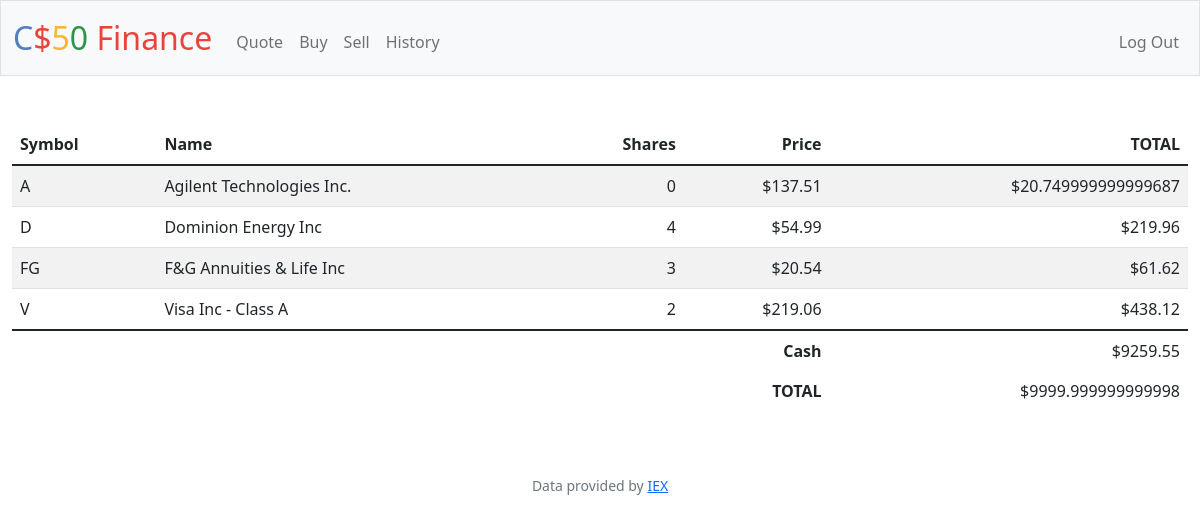
Page / (signed in) on the committed database.
### tables this page shows
CREATE TABLE stocks (id_stock INTEGER PRIMARY KEY AUTOINCREMENT NOT NULL, symbol TEXT NOT NULL, name TEXT NOT NULL, shares NUMERIC NOT NULL, price NUMETIC NOT NULL, total NUMERIC NOT NULL, userid INTEGER NOT NULL, time CURDATE, FOREIGN KEY(userid) REFERENCES users(id));

CREATE TABLE users (id INTEGER PRIMARY KEY AUTOINCREMENT NOT NULL, username TEXT NOT NULL, hash TEXT NOT NULL, cash NUMERIC NOT NULL DEFAULT 10000.00);

### app.py (the view)
@app.route("/")
@login_required
def index():
    if request.method == "POST":
        return render_template("index.html")
    else:
        stocks = db.execute(
            "SELECT symbol, name, shares, price, total, SUM(shares) AS shares, SUM(total) AS total FROM stocks WHERE userid = ? GROUP BY symbol ", session.get("user_id"))
        cash = (db.execute("SELECT cash FROM users WHERE id = ?", session.get("user_id"))[0]['cash'])
        sum = (db.execute("SELECT SUM(total) FROM stocks WHERE userid = ?", session.get("user_id"))[0]['SUM(total)'])
        if isinstance(sum, type(None)):
            return render_template("index.html")
        else:
            total = sum + cash
            return render_template("index.html", stocks=stocks, cash=cash, total=total)

### app.py (called while the page is built)
@app.after_request
def after_request(response):
    response.headers["Cache-Control"] = "no-cache, no-store, must-revalidate"
    response.headers["Expires"] = 0
    response.headers["Pragma"] = "no-cache"
    return response

### helpers.py (called while the page is built)
def login_required(f):
    @wraps(f)
    def decorated_function(*args, **kwargs):
        if session.get("user_id") is None:
            return redirect("/login")
        return f(*args, **kwargs)
    return decorated_function

### templates/index.html (shortened to what this page needs)
{% extends "layout.html" %}
{% block main %}
<table class="table table-striped">
    <thead>
        <tr>
            <th class="text-start">Symbol</th>
            <th class="text-start">Name</th>
            <th class="text-end">Shares</th>
            <th class="text-end">Price</th>
            <th class="text-end">TOTAL</th>
        </tr>
    </thead>
   <tbody>
            {% for stock in stocks %}
            <tr>
                <td class="text-start">{{stock.symbol}}</td>
                <td class="text-start">{{stock.name}}</td>
                <td class="text-end">{{stock.shares}}</td>
                <td class="text-end">${{stock.price}}</td>
                <td class="text-end">${{stock.total}}</td>
            </tr>
        {% endfor %}
    </tbody>
    <tfoot>
        <tr>
            <td class="border-0 fw-bold text-end" colspan="4">Cash</td>
            <td class="border-0 text-end">${{cash}}</td>
        </tr>
        <tr>
            <td class="border-0 fw-bold text-end" colspan="4">TOTAL</td>
            <td class="border-0 w-bold text-end">${{total}}</td>
        </tr>
    </tfoot>
</table>
{% endblock %}

### rows in the picture
stocks: symbol "A", name "Agilent Technologies Inc.", shares "0", price "137.51", total "20.749999999999687"
stocks: symbol "D", name "Dominion Energy Inc", shares "4", price "54.99", total "219.96"
stocks: symbol "FG", name "F&G Annuities & Life Inc", shares "3", price "20.54", total "61.62"
stocks: symbol "V", name "Visa Inc - Class A", shares "2", price "219.06", total "438.12"
users: cash "9259.55"

### other values in the picture
{{ total }} "9999.999999999998"
